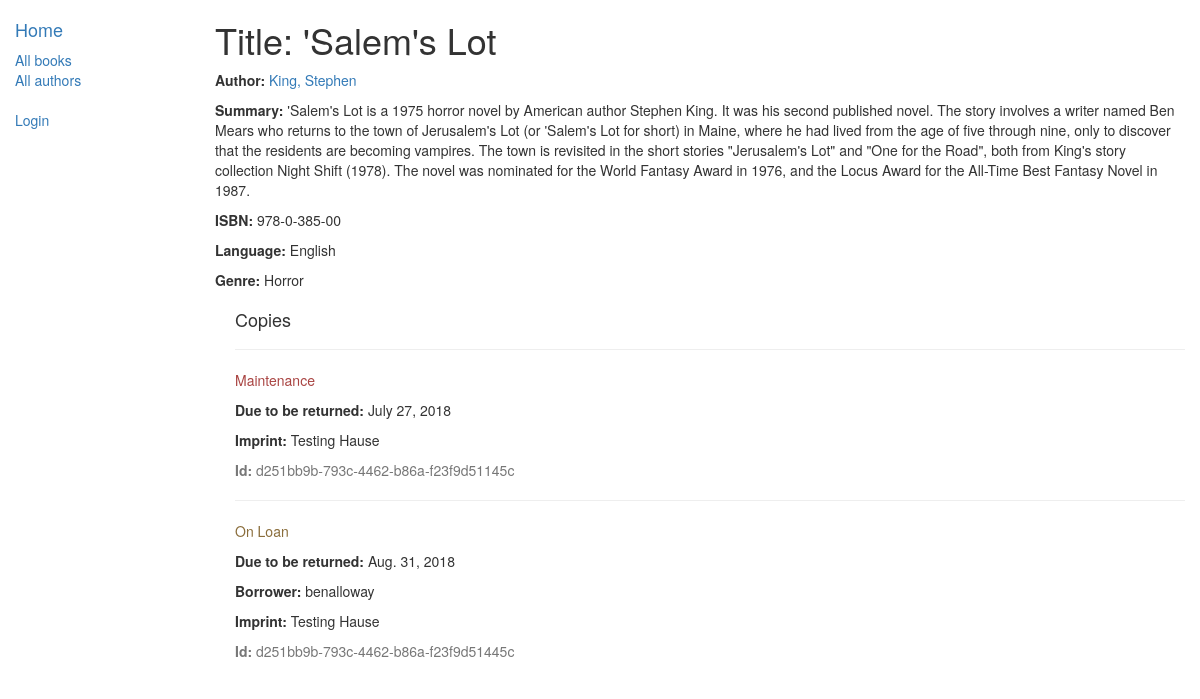
The app's page /catalog/book/7 with its own data.
### catalog/models.py (models this page shows, shortened)
class Book(models.Model):
	title = models.CharField(max_length=200)
	summary = models.TextField(max_length=1000, help_text="Enter a brief description of the book")
	isbn = models.CharField("ISBN", max_length=13, help_text="13 Character <a href='https://www.isbn-international.org/content/what-isbn'>ISBN number</a>")
	language = models.ForeignKey(NaturalLanguage, on_delete=models.SET_NULL, null=True)
	author = models.ForeignKey('Author', on_delete=models.SET_NULL, null=True)
	genre = models.ManyToManyField(Genre, help_text="Select a genre for this book")
	class Meta:
		ordering = ["title"]

class Author(models.Model):
	first_name = models.CharField(max_length=100)
	last_name = models.CharField(max_length=100)
	date_of_birth = models.DateField(null=True, blank=True)
	date_of_death = models.DateField('Died', null=True, blank=True)
	class Meta:
		ordering = ["last_name"]
	def __str__(self):
		return f'{self.last_name}, {self.first_name}'

class NaturalLanguage(models.Model):
	name = models.CharField(max_length=200, help_text="Enter the book's natural language (e.g. English, French etc.)")
	class Meta:
		ordering = ["name"]
	def __str__(self):
		return self.name

class Genre(models.Model):
	name = models.CharField(max_length=200, help_text="Enter a book genre (e.g. Science Fiction, French Poetry etc.)")
	class Meta:
		ordering = ["name"]
	def __str__(self):
		return self.name

class BookInstance(models.Model):
	LOAN_STATUS = (
		('m', 'Maintenance'),
		('o', 'On Loan'),
		('a', 'Available'),
		('r', 'Reserved'),
	)
	id = models.UUIDField(primary_key=True, default=uuid.uuid4, help_text="Unique ID for this particular book across whole library")
	book = models.ForeignKey('Book', on_delete=models.SET_NULL, null=True)
	imprint = models.CharField(max_length=200)
	due_back = models.DateField(null=True, blank=True)
	status = models.CharField(max_length=1, choices=LOAN_STATUS, blank=True, default='m', help_text="Book availability")
	borrower = models.ForeignKey(User, on_delete=models.SET_NULL, null=True, blank=True)
	class Meta:
		ordering = ["due_back"]
		permissions = (
			("can_mark_returned", "Set book as returned"),
			("can_renew", "Renew due date"),
			)

### catalog/views.py (the view)
# urls.py: path('book/<int:pk>', views.BookDetailView.as_view(), name='book-detail'),
class BookDetailView(generic.DetailView):
    model = Book

### catalog/templates/catalog/book_detail.html (shortened to what this page needs)
{% extends "base_generic.html" %}
{% block content %}
	<h1>Title: {{ book.title }}</h1>
	<p><strong>Author: </strong> <a href="{% url 'author-detail' book.author.pk %}">{{ book.author }}</a></p>
	<p><strong>Summary: </strong>{{ book.summary }}</p>
	<p><strong>ISBN: </strong>{{ book.isbn }}</p>
	<p><strong>Language: </strong>{{ book.language }}</p>
	<p><strong>Genre: </strong>{% for genre in book.genre.all %} {{ genre }} {% if not forloop.last %}, {% endif %} {% endfor %}</p>
	<div style="margin-left: 20px; margin-top: 20px;">
		<h4>Copies</h4>
		{% for copy in book.bookinstance_set.all %}
		<hr>
		<p class="{% if copy.status == 'a' %}text-success{% elif copy.status == 'm' %}text-danger{% else %}text-warning{% endif %}">{{ copy.get_status_display }}</p>
		{% if copy.status != 'a' %}<p><strong>Due to be returned: </strong> {{ copy.due_back }}</p>{% endif %}
		{% if copy.borrower %}<p><strong>Borrower: </strong>{{ copy.borrower }}</p>{% endif %}
		<p><strong>Imprint: </strong>{{ copy.imprint }}</p>
		<p class="text-muted"><strong>Id: </strong>{{copy.id}}</p>
		{% endfor %}
	</div>
{% endblock %}

### records on screen
Book: title "'Salem's Lot", author "King, Stephen", summary "'Salem's Lot is a 1975 horror novel by American author Stephen King. It was his second published novel. The story involves a writer named Ben Mears who returns to the town of Jerusalem's Lot (or 'Salem's Lot for short) in Maine, where he had lived from the age of five through nine, only to discover that the residents are becoming vampires. The town is revisited in the short stories \"Jerusalem's Lot\" and \"One for the Road\", both from King's story collection Night Shift (1978). The novel was nominated for the World Fantasy Award in 1976, and the Locus Award for the All-Time Best Fantasy Novel in 1987.", isbn "978-0-385-00", language "English"
Genre: name "Horror"
BookInstance: status "Maintenance", due_back "July 27, 2018", imprint "Testing Hause", id "d251bb9b-793c-4462-b86a-f23f9d51145c"
BookInstance: status "On Loan", due_back "Aug. 31, 2018", borrower "benalloway", imprint "Testing Hause", id "d251bb9b-793c-4462-b86a-f23f9d51445c"
